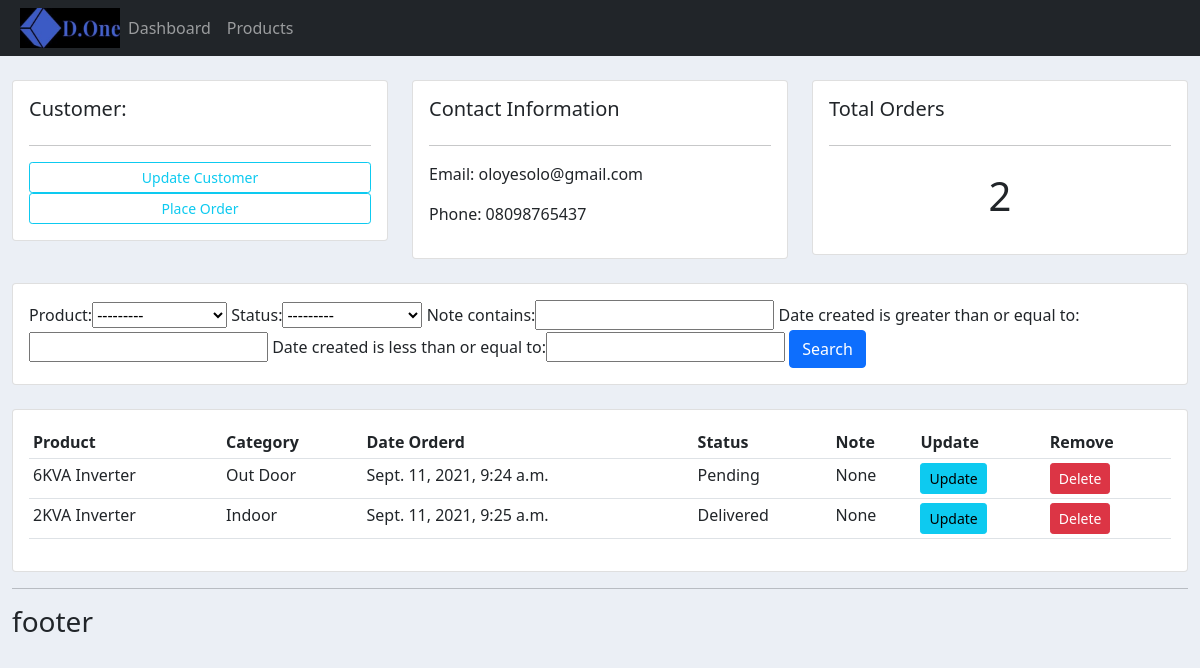
Before: /customer/1/ with the older database file.
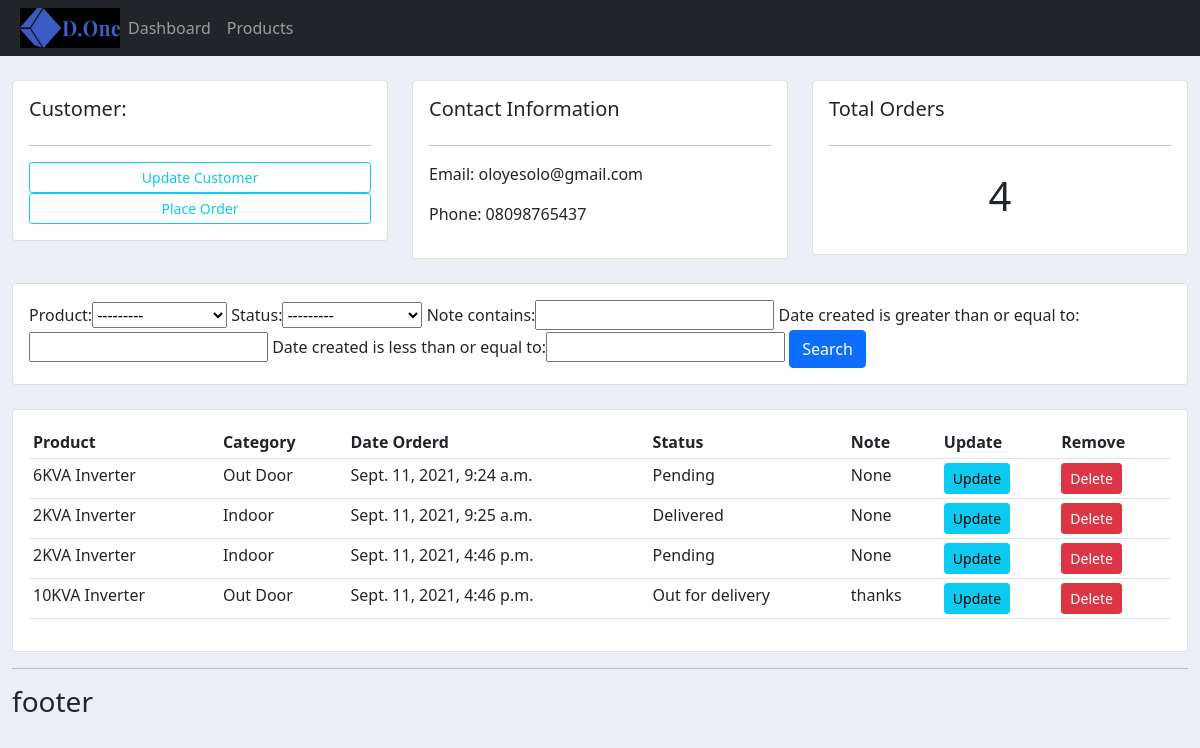
After: the same page with the newer database file.
### accounts/models.py (models this page shows, shortened)
class Customer(models.Model):
	name = models.CharField(max_length=200, null=True)
	phone = models.CharField(max_length=200, null=True)
	email = models.CharField(max_length=200, null=True)
	date_created = models.DateTimeField(auto_now_add=True, null=True)

class Order(models.Model):
	STATUS = (
			('Pending', 'Pending'),
			('Out for delivery', 'Out for delivery'),
			('Delivered', 'Delivered'),
			)
	customer = models.ForeignKey(Customer, null=True, on_delete= models.SET_NULL)
	product = models.ForeignKey(Product, null=True, on_delete= models.SET_NULL)
	date_created = models.DateTimeField(auto_now_add=True, null=True)
	status = models.CharField(max_length=200, null=True, choices=STATUS)
	note = models.CharField(max_length=1000, null=True)

class Product(models.Model):
	CATEGORY = (
			('Indoor', 'Indoor'),
			('Out Door', 'Out Door'),
			)
	name = models.CharField(max_length=200, null=True)
	price = models.FloatField(null=True)
	category = models.CharField(max_length=200, null=True, choices=CATEGORY)
	description = models.CharField(max_length=200, null=True, blank=True)
	date_created = models.DateTimeField(auto_now_add=True, null=True)
	tags = models.ManyToManyField(Tag)
	def __str__(self):
		return self.name

### accounts/views.py (the view)
# urls.py: path('customer/<str:pk_test>/', views.customer, name="customer"),
def customer(request, pk_test):
	customer = Customer.objects.get(id=pk_test)
	orders = customer.order_set.all()
	order_count = orders.count()
	myFilter = OrderFilter(request.GET, queryset=orders)
	orders = myFilter.qs
	context = {'customer':customer, 'orders':orders, 'order_count':order_count, 'myFilter':myFilter}
	return render(request, 'account/customer.html',context)

### templates/account/customer.html
{% extends 'main.html' %}
{% block content %}
<br>
<div class="row">
	<div class="col-md">
		<div class="card card-body">
			<h5>Customer:</h5>
			<hr>
			<a class="btn btn-outline-info  btn-sm btn-block" href="">Update Customer</a>
			<a class="btn btn-outline-info  btn-sm btn-block" href="{% url 'create_order' customer.id %}">Place Order</a>
		</div>
	</div>
	<div class="col-md">
		<div class="card card-body">
			<h5>Contact Information</h5>
			<hr>
			<p>Email: {{customer.email}}</p>
			<p>Phone: {{customer.phone}}</p>
		</div>
	</div>
	<div class="col-md">
		<div class="card card-body">
			<h5>Total Orders</h5>
			<hr>
			<h1 style="text-align: center;padding: 10px">{{order_count}}</h1>
		</div>
	</div>
</div>
<br>
<div class="row">
	<div class="col">
		<div class="card card-body">
			<form method="get">
				{{myFilter.form}}
		    <button class="btn btn-primary" type="submit">Search</button>
		  </form>
		</div>
	</div>
</div>
<br>
<div class="row">
	<div class="col-md">
		<div class="card card-body">
			<table class="table table-sm">
				<tr>
					<th>Product</th>
					<th>Category</th>
					<th>Date Orderd</th>
					<th>Status</th>
					<th>Note</th>
					<th>Update</th>
					<th>Remove</th>
				</tr>
				{% for order in orders %}
				<tr>
					<td>{{order.product}}</td>
					<td>{{order.product.category}}</td>
					<td>{{order.date_created}}</td>
					<td>{{order.status}}</td>
					<td>{{order.note}}</td>
					<td><a class="btn btn-sm btn-info" href="{% url 'update_order' order.id %}">Update</a></td>
					<td><a class="btn btn-sm btn-danger" href="{% url 'delete_order' order.id %}">Delete</a></td>
				</tr>
				{% endfor %}
			</table>
		</div>
	</div>
</div>
{% endblock %}

### templates/main.html (shortened to what this page needs)
{% load static %}
<!DOCTYPE html>
<html lang="en">
<head>
    <link href="https://cdn.jsdelivr.net/npm/bootstrap@5.1.1/dist/css/bootstrap.min.css"
    rel="stylesheet">
    <link rel="stylesheet" type="text/css" href="{% static 'css/main.css' %}">
</head>
<body>
    {% include 'navbar.html' %}
<div class="container-fluid">
    {% block content %}
    {% endblock %}
    {% include 'footer.html' %}
</div>
</body>
</html>

### templates/navbar.html (shortened to what this page needs)
{% load static %}
<nav class="navbar navbar-expand-lg navbar-dark bg-dark">
  <a href="{% url 'dashboard' %}"><img id="logo" src="{% static 'images/logo.jpg' %}" alt="logo"></a>
    <div class="collapse navbar-collapse" id="navbarNav">
      <ul class="navbar-nav">
        <li class="nav-item active">
          <a class="nav-link" href="{% url 'dashboard' %}">Dashboard</a>
        </li>
        <li class="nav-item">
          <a class="nav-link" href="{% url 'products' %}">Products</a>
        </li>
      </ul>
    </div>
  </nav>

### templates/footer.html
<hr>
<h3>footer</h3>

### static/css/main.css (style rules this page uses)
#logo { height: 40px; width: 100px; margin-left: 20px; }
body { background-color: #ebeff5; }

Changed rows visible on the page:
added Order: product "2KVA Inverter", product.category "Indoor", date_created "Sept. 11, 2021, 4:46 p.m.", status "Pending", note "None"
added Order: product "10KVA Inverter", product.category "Out Door", date_created "Sept. 11, 2021, 4:46 p.m.", status "Out for delivery", note "thanks"
Other visible differences:
{{ order_count }}: "2" → "4"
